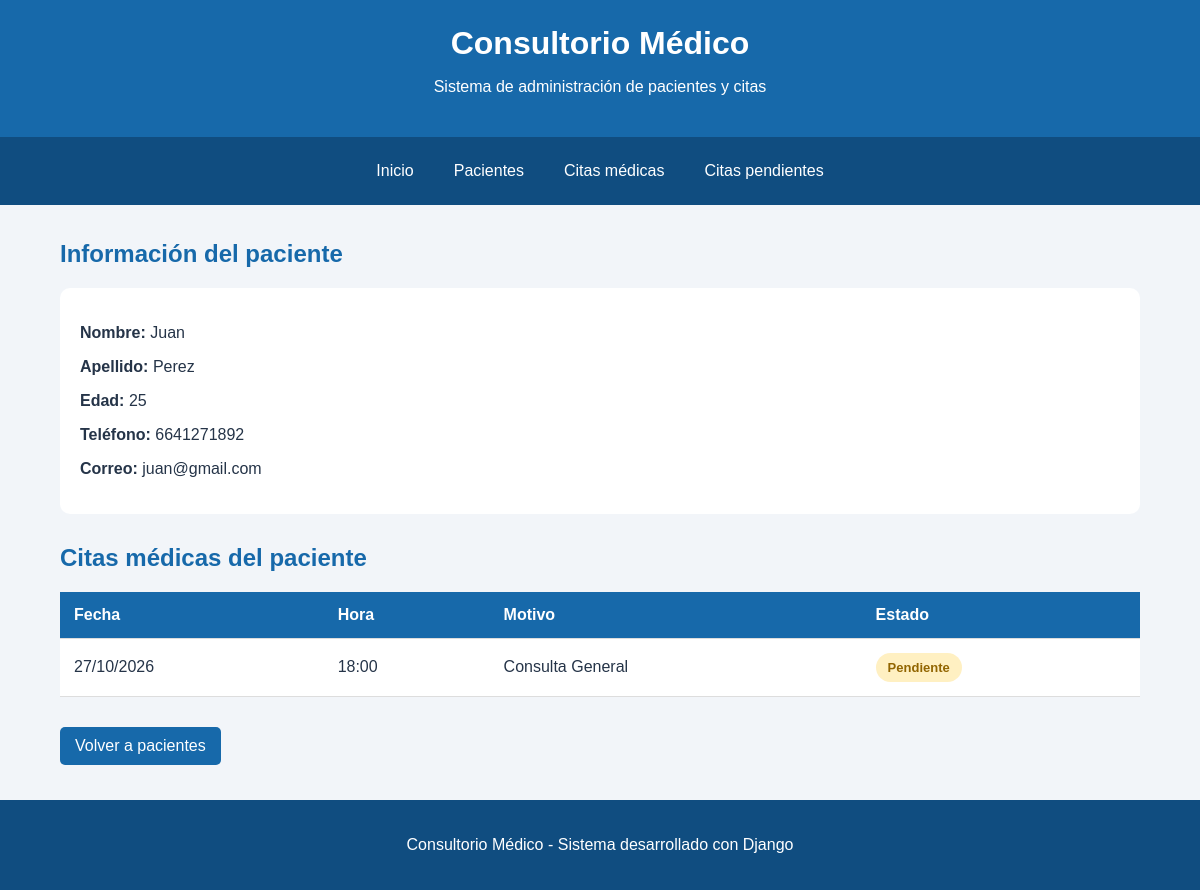
/pacientes/1/, run on the app's committed database.
### citas/models.py (models this page shows, shortened)
class Paciente(models.Model):
    nombre = models.CharField(max_length=100)
    apellido = models.CharField(max_length=100)
    edad = models.IntegerField()
    telefono = models.CharField(max_length=20)
    correo = models.EmailField()

class Cita(models.Model):
    ESTADOS = [
        ('Pendiente', 'Pendiente'),
        ('Confirmada', 'Confirmada'),
        ('Cancelada', 'Cancelada'),
    ]
    paciente = models.ForeignKey(
        Paciente,
        on_delete=models.CASCADE,
        related_name='citas'
    )
    fecha = models.DateField()
    hora = models.TimeField()
    motivo = models.CharField(max_length=200)
    estado = models.CharField(
        max_length=20,
        choices=ESTADOS,
        default='Pendiente'
    )

### citas/views.py (the view)
# urls.py: path('pacientes/<int:id>/', views.detalle_paciente, name='detalle_paciente'),
def detalle_paciente(request, id):
    paciente = get_object_or_404(Paciente, id=id)
    citas = paciente.citas.all()
    return render(request, 'citas/detalle_paciente.html', {
        'paciente': paciente,
        'citas': citas
    })

### citas/templates/citas/detalle_paciente.html
{% extends 'citas/base.html' %}
{% block contenido %}
<h2>Información del paciente</h2>
<div class="informacion">
    <p><strong>Nombre:</strong> {{ paciente.nombre }}</p>
    <p><strong>Apellido:</strong> {{ paciente.apellido }}</p>
    <p><strong>Edad:</strong> {{ paciente.edad }}</p>
    <p><strong>Teléfono:</strong> {{ paciente.telefono }}</p>
    <p><strong>Correo:</strong> {{ paciente.correo }}</p>
</div>
<h2>Citas médicas del paciente</h2>
<div class="tabla-contenedor">
    <table>
        <thead>
            <tr>
                <th>Fecha</th>
                <th>Hora</th>
                <th>Motivo</th>
                <th>Estado</th>
            </tr>
        </thead>
        <tbody>
            {% for cita in citas %}
            <tr>
                <td>{{ cita.fecha|date:"d/m/Y" }}</td>
                <td>{{ cita.hora|time:"H:i" }}</td>
                <td>{{ cita.motivo }}</td>
                <td>
                    <span class="estado {{ cita.estado|lower }}">
                        {{ cita.estado }}
                    </span>
                </td>
            </tr>
            {% empty %}
            <tr>
                <td colspan="4">Este paciente no tiene citas registradas.</td>
            </tr>
            {% endfor %}
        </tbody>
    </table>
</div>
<a class="boton" href="{% url 'pacientes' %}">Volver a pacientes</a>
{% endblock %}

### citas/static/citas/estilos.css (style rules this page uses)
* { box-sizing: border-box; }
body { margin: 0; font-family: Arial, sans-serif; background-color: #f2f5f9; color: #253448; }
h2 { color: #1769aa; }
.tarjeta a, .boton { display: inline-block; padding: 10px 15px; background-color: #1769aa; color: white; text-decoration: none; border-radius: 5px; margin-top: 10px; }
.tabla-contenedor { overflow-x: auto; margin: 20px 0; }
table { width: 100%; border-collapse: collapse; background-color: white; min-width: 600px; }
th, td { padding: 14px; text-align: left; border-bottom: 1px solid #ddd; }
th { background-color: #1769aa; color: white; }
.informacion { background: white; padding: 20px; border-radius: 10px; margin-bottom: 30px; }
.estado { display: inline-block; padding: 7px 12px; border-radius: 20px; font-weight: bold; font-size: 13px; }
.pendiente { background-color: #fff0c2; color: #926500; }

### data on the page
Paciente: nombre "Juan", apellido "Perez", edad "25", telefono "6641271892", correo "juan@gmail.com"
Cita: fecha "27/10/2026", hora "18:00", motivo "Consulta General", estado "Pendiente"
